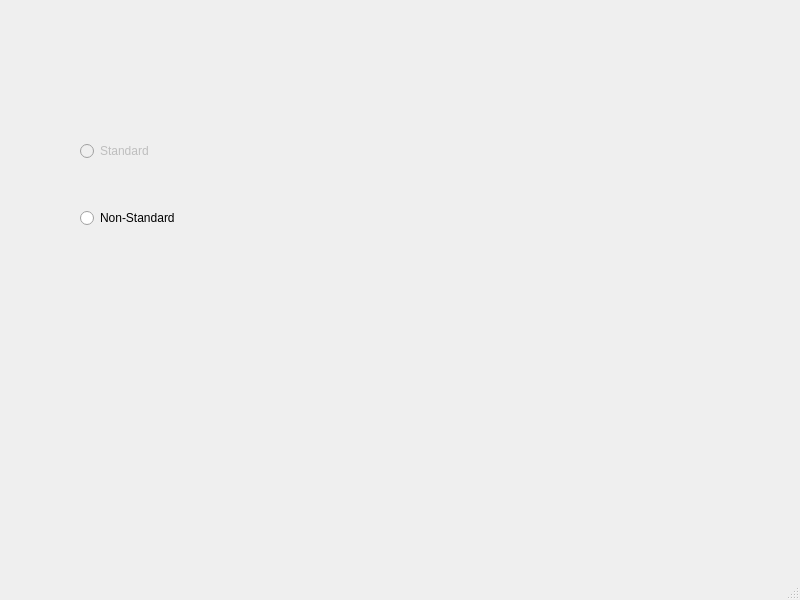
<?xml version="1.0" encoding="UTF-8"?>
<ui version="4.0">
 <class>TimelineGUI</class>
 <widget class="QMainWindow" name="TimelineGUI">
  <property name="geometry">
   <rect>
    <x>0</x>
    <y>0</y>
    <width>800</width>
    <height>600</height>
   </rect>
  </property>
  <property name="windowTitle">
   <string>TimelineGUI</string>
  </property>
  <widget class="QWidget" name="centralwidget">
   <widget class="QWidget" name="horizontalLayoutWidget">
    <property name="geometry">
     <rect>
      <x>80</x>
      <y>100</y>
      <width>391</width>
      <height>171</height>
     </rect>
    </property>
    <layout class="QHBoxLayout" name="mainHorizontalLayout">
     <item>
      <layout class="QVBoxLayout" name="verticalLayout_2">
       <item>
        <widget class="QRadioButton" name="radioButton">
         <property name="enabled">
          <bool>false</bool>
         </property>
         <property name="text">
          <string>Standard</string>
         </property>
        </widget>
       </item>
       <item>
        <widget class="QRadioButton" name="radioButton_2">
         <property name="text">
          <string>Non-Standard</string>
         </property>
        </widget>
       </item>
      </layout>
     </item>
    </layout>
   </widget>
  </widget>
  <widget class="QMenuBar" name="menubar">
   <property name="geometry">
    <rect>
     <x>0</x>
     <y>0</y>
     <width>800</width>
     <height>20</height>
    </rect>
   </property>
  </widget>
  <widget class="QStatusBar" name="statusbar"/>
 </widget>
 <resources/>
 <connections/>
</ui>
